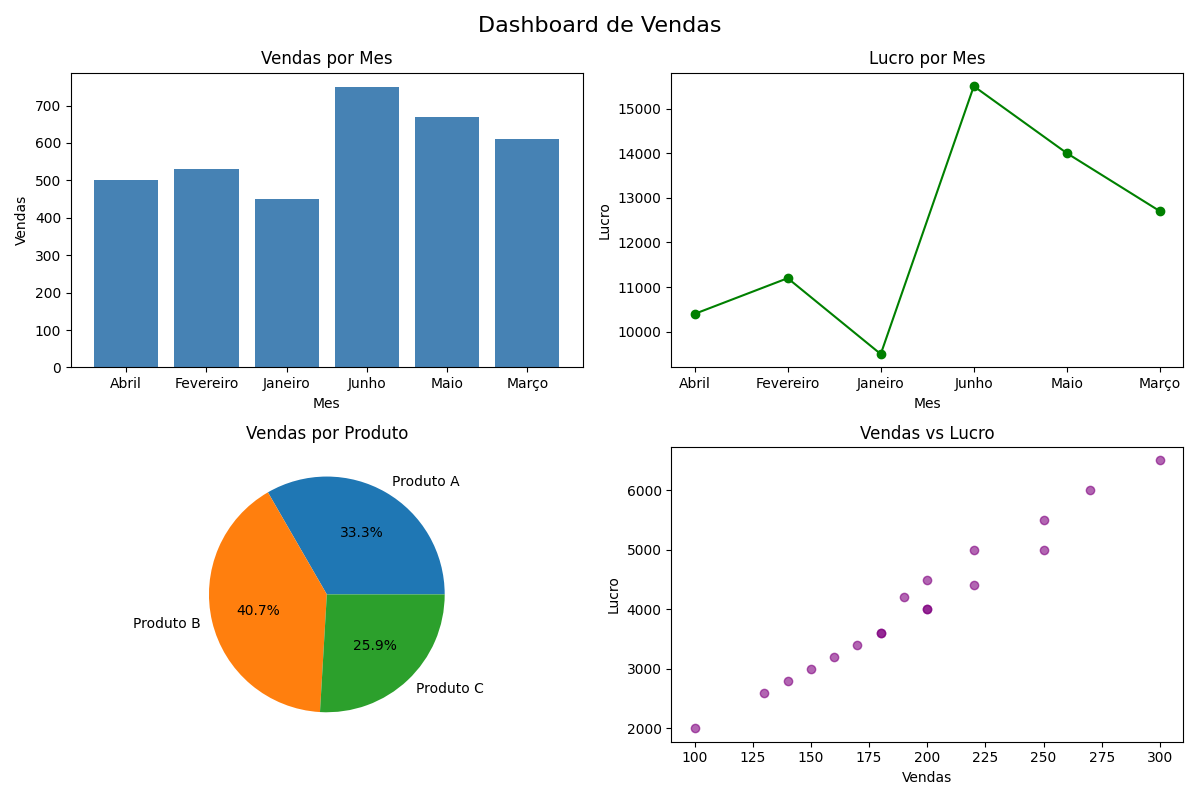

Python code for this plot:
import pandas as pd
import matplotlib.pyplot as plt
import requests

ARQUIVO_CSV = "vendas.csv"
import os
API_KEY = os.environ.get("GEMINI_API_KEY", "")


def carregar_dados(arquivo):
    try:
        df = pd.read_csv(arquivo)
        print(f"Dados carregados! {len(df)} registos encontrados.")
        return df
    except Exception as e:
        print(f"Erro ao carregar dados: {e}")
        return None


def resumo_dados(df):
    print("\nRESUMO DOS DADOS:")
    print("-" * 40)
    print(df.describe())
    print("-" * 40)


def gerar_graficos(df):
    fig, axes = plt.subplots(2, 2, figsize=(12, 8))
    fig.suptitle("Dashboard de Vendas", fontsize=16)

    vendas_mes = df.groupby("mes")["vendas"].sum()
    axes[0, 0].bar(vendas_mes.index, vendas_mes.values, color="steelblue")
    axes[0, 0].set_title("Vendas por Mes")
    axes[0, 0].set_xlabel("Mes")
    axes[0, 0].set_ylabel("Vendas")

    lucro_mes = df.groupby("mes")["lucro"].sum()
    axes[0, 1].plot(lucro_mes.index, lucro_mes.values, color="green", marker="o")
    axes[0, 1].set_title("Lucro por Mes")
    axes[0, 1].set_xlabel("Mes")
    axes[0, 1].set_ylabel("Lucro")

    vendas_produto = df.groupby("produto")["vendas"].sum()
    axes[1, 0].pie(vendas_produto.values, labels=vendas_produto.index, autopct="%1.1f%%")
    axes[1, 0].set_title("Vendas por Produto")

    axes[1, 1].scatter(df["vendas"], df["lucro"], color="purple", alpha=0.6)
    axes[1, 1].set_title("Vendas vs Lucro")
    axes[1, 1].set_xlabel("Vendas")
    axes[1, 1].set_ylabel("Lucro")

    plt.tight_layout()
    plt.savefig("dashboard.png")
    print("Grafico salvo como dashboard.png!")
    plt.show()


def perguntar_ia(df, pergunta):
    print(f"\nPerguntando a IA: {pergunta}")

    resumo = df.describe().to_string()
    dados = df.to_string()

    prompt = f"""
Tens acesso a um dataset de vendas com os seguintes dados:

RESUMO ESTATISTICO:
{resumo}

DADOS COMPLETOS:
{dados}

Pergunta: {pergunta}

Responde de forma clara e objetiva em portugues.
"""

    try:
        url = f"https://generativelanguage.googleapis.com/v1beta/models/gemini-2.5-flash:generateContent?key={API_KEY}"
        response = requests.post(
            url,
            json={"contents": [{"parts": [{"text": prompt}]}]}
        )
        resultado = response.json()
        texto = resultado["candidates"][0]["content"]["parts"][0]["text"]
        print(f"\nIA: {texto}")

    except Exception as e:
        print(f"Erro na IA: {e}")
        print(f"Resposta: {response.json()}")


if __name__ == "__main__":
    print("Dashboard de Analise de Dados com IA")
    print("=" * 40)

    df = carregar_dados(ARQUIVO_CSV)

    if df is not None:
        resumo_dados(df)
        gerar_graficos(df)

        print("\nFaz uma pergunta sobre os dados!")
        pergunta = input("\nA tua pergunta: ")
        perguntar_ia(df, pergunta)
